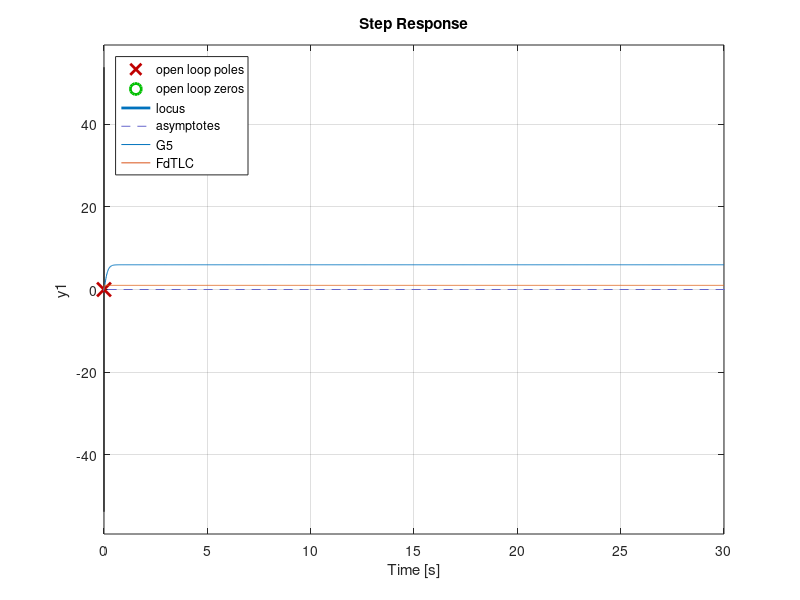

This chart was generated by the following MATLAB code:
close all; clear all; history -c; clc;
pkg load control;

s = tf('s');
G5 = 20*(s + 60)/((s + 10)*(s + 20));
pole(G5)    % Se tiene que los polos estan en -10 y -20

% Requerimientos: ess = 0 ; Ts minimo ; Mp = 0 (respuesta criticamente amort.)
% Se utiliza un compensador PI para cancelar el polo dominante, esto es:
Ti = 1/10;
PI = (s + 1/Ti)/s;
FdTLA = PI*G5;
rlocus(FdTLA)
% Para una respuesta criticamente amortiguada, se elige un punto donde las
% raices sean reales, negativas e iguales, por lo que segun el rlocus, este
% punto es:
s1 = -109;
G5PI = minreal(G5*PI)
Kp = 1/abs((20*s1 + 1200)/(s1^2 + 20*s1))        % Kp = 9.8990
rlocusx(FdTLA)                                   % Kp = 9.9 aproximadamente
PI = 9.8990*PI;
FdTLC = minreal(feedback(G5*PI, 1))
% Se verifican estos valores con:
pole(FdTLC)               % se observan polos dobles casi iguales uno del otro
step(G5, FdTLC, 30)
